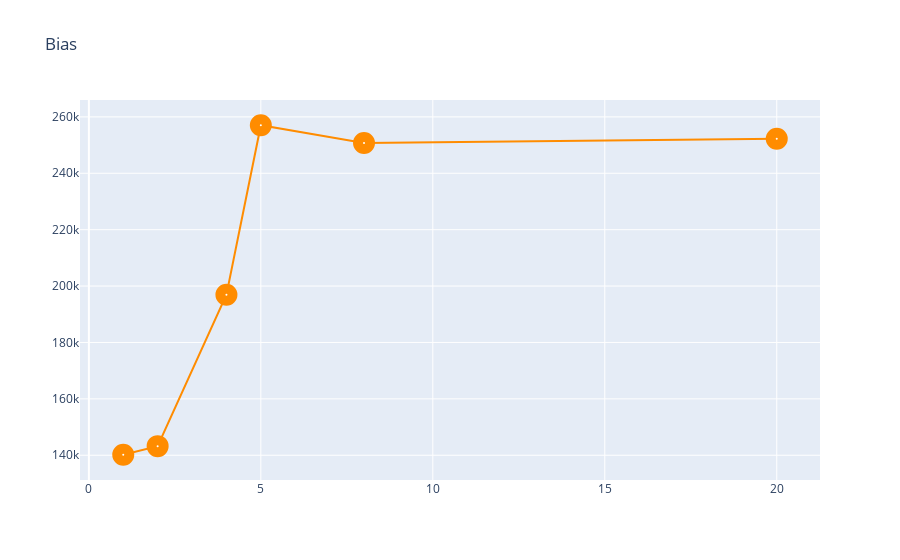

This figure's notebook cell:
### Markdown cell above
## 16.2. Potting Bias

### Code cell
plt.figure(figsize=(10,10))
Bias = go.Scatter(x=metrics_df.degree,
                    y=metrics_df.bias,
                    name = "Bias",
                    line = dict(color = 'darkorange'),
                    opacity = 1,
                    marker=dict(
                        color='white',
                        size=10,
                        line=dict(
                            width=12
                        )))

layout2 = dict(title='Bias',)

fig = dict(data=[Bias], layout=layout2)

iplot(fig)

### Figure 1 — Plotly figure (JSON) as saved in the notebook; plotly's stock layout.template omitted (floating-point values rounded to 4 significant figures)
{"data": [{"line": {"color": "darkorange"}, "marker": {"color": "white", "line": {"width": 12}, "size": 10}, "name": "Bias", "opacity": 1, "type": "scatter", "x": [1.0, 2.0, 4.0, 5.0, 8.0, 20.0], "y": [140200.0, 143200.0, 196900.0, 257000.0, 250700.0, 252200.0]}], "layout": {"title": {"text": "Bias"}}}
